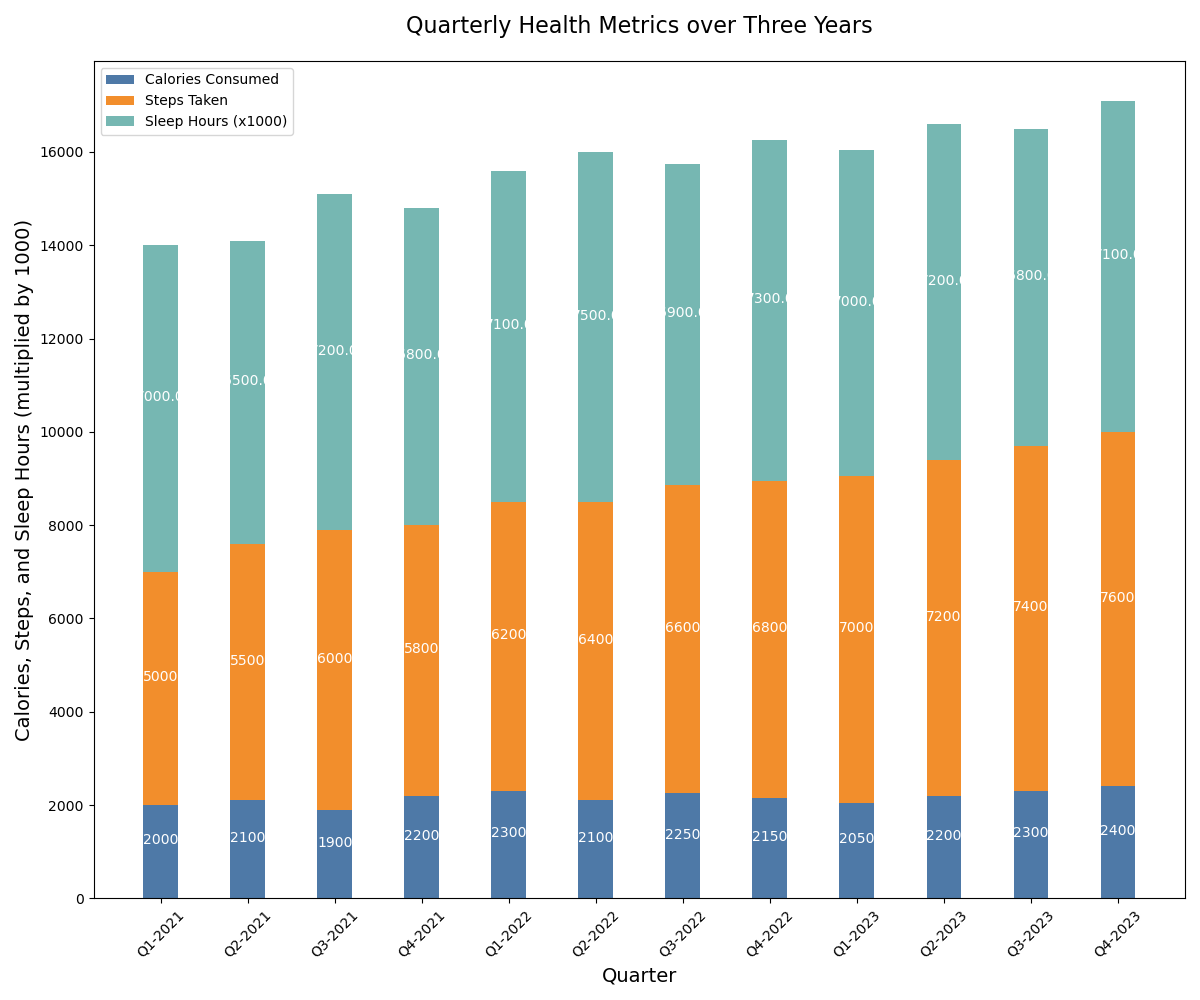

This chart was generated by the following Python code:

import matplotlib.pyplot as plt
import numpy as np

quarters = ['Q1-2021', 'Q2-2021', 'Q3-2021', 'Q4-2021', 'Q1-2022', 'Q2-2022', 'Q3-2022', 'Q4-2022', 'Q1-2023', 'Q2-2023', 'Q3-2023', 'Q4-2023']
calories_consumed = np.array([2000, 2100, 1900, 2200, 2300, 2100, 2250, 2150, 2050, 2200, 2300, 2400])
steps_taken = np.array([5000, 5500, 6000, 5800, 6200, 6400, 6600, 6800, 7000, 7200, 7400, 7600])
sleep_hours = np.array([7, 6.5, 7.2, 6.8, 7.1, 7.5, 6.9, 7.3, 7, 7.2, 6.8, 7.1])

fig, ax = plt.subplots(figsize=(12, 10))
bar_width = 0.4

bar1 = ax.bar(quarters, calories_consumed, width=bar_width, color='#4e79a7')
bar2 = ax.bar(quarters, steps_taken, width=bar_width, bottom=calories_consumed, color='#f28e2c')
bar3 = ax.bar(quarters, sleep_hours * 1000, width=bar_width, bottom=calories_consumed + steps_taken, color='#76b7b2')

ax.set_ylabel('Calories, Steps, and Sleep Hours (multiplied by 1000)', fontsize=14)
ax.set_xlabel('Quarter', fontsize=14)
ax.set_title('Quarterly Health Metrics over Three Years', fontsize=16, pad=20)

ax.legend((bar1[0], bar2[0], bar3[0]), ('Calories Consumed', 'Steps Taken', 'Sleep Hours (x1000)'))

for bar in bar1 + bar2 + bar3:
    height = bar.get_height()
    ax.annotate(f'{height}',
                xy=(bar.get_x() + bar.get_width() / 2, bar.get_y() + height / 2),
                xytext=(0, 3),  
                textcoords="offset points",
                ha='center', va='bottom', fontsize=10, color='white')

plt.xticks(rotation=45)
plt.tight_layout()
plt.show()
